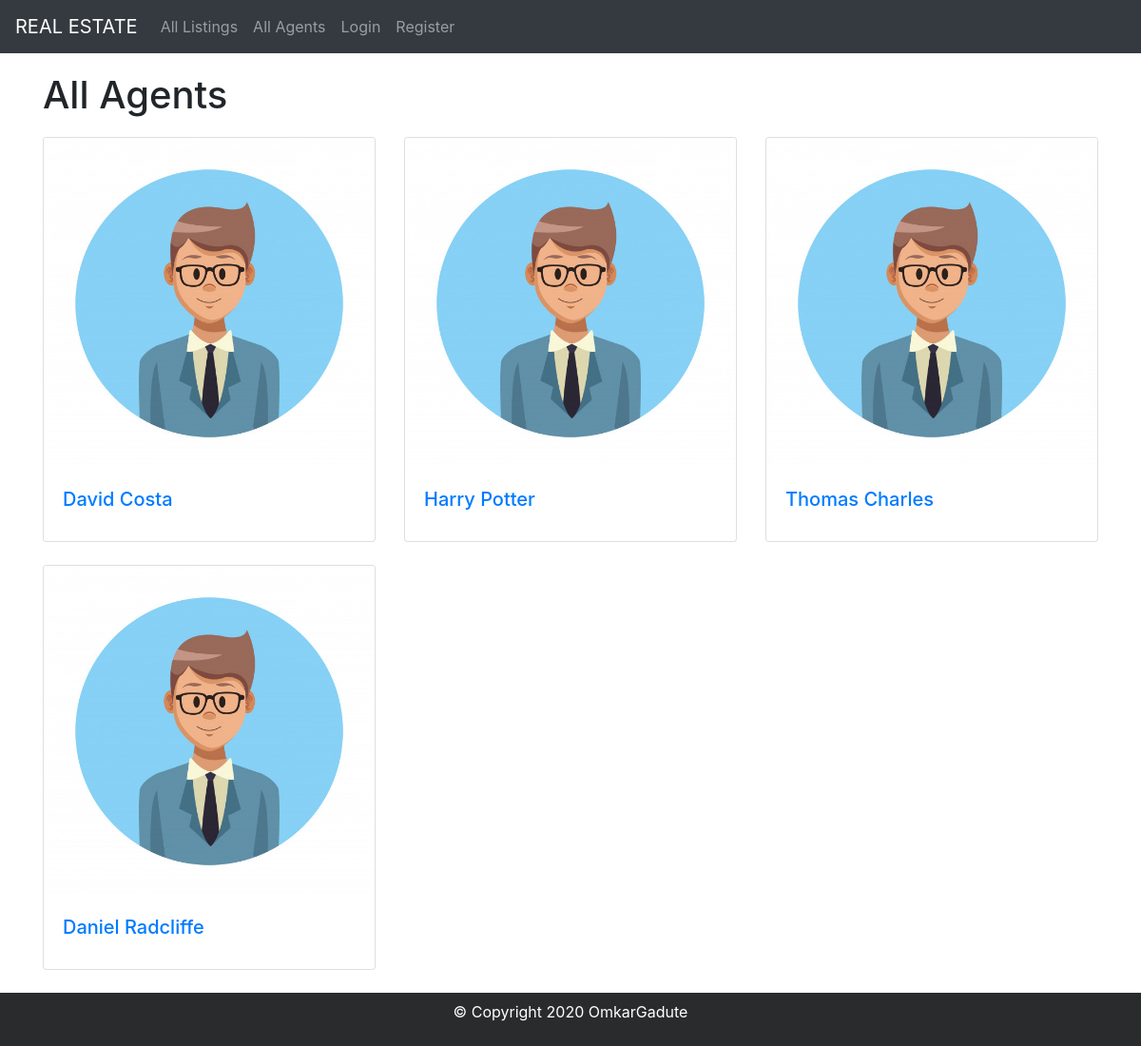
/accounts/profile/agents, run on the app's committed database.
### accounts/models.py (models this page shows, shortened)
class Agent(models.Model):
    username = models.ForeignKey(User,on_delete=models.CASCADE)
    first_name = models.CharField(max_length=50,null=True,blank=True)
    last_name = models.CharField(max_length=50,null=True,blank=True)
    email = models.EmailField(max_length=100,unique=True,blank=True)
    phone_number = models.CharField(max_length=10,unique=True,blank=True,null=True)
    profile_image = models.ImageField(upload_to='images/agents/', blank=True)
    slug = models.SlugField(null=True,blank=True,unique=True)

### accounts/views.py (the view)
# urls.py: path('profile/agents',views.AgentListView.as_view(), name = 'agents'),
class AgentListView(ListView):
    model = Agent
    template_name = 'accounts/all_agents.html'
    context_object_name = 'agents'

### accounts/templates/accounts/all_agents.html
{% extends 'accounts/base.html'%}
{% block content %}
<div class="container">
    <h1 style="margin: 20px 0px;">All Agents</h1>
    <div class="row row-cols-1 row-cols-md-3">
        {% for agent in agents %}
        <div class="col mb-4">
        <div class="card">
          <img src="{{agent.profile_image.url}}" class="card-img-top" alt="...">
          <div class="card-body">
            <a href="{% url 'accounts:agent' agent.slug %}" style="text-decoration:none;"><h5 class="card-title">{{agent.first_name}} {{agent.last_name}}</h5></a>
          </div>
        </div>
        </div>
        {% endfor %}
      </div>
</div>
{% endblock content %}

### accounts/templates/accounts/base.html (shortened to what this page needs)
<!DOCTYPE html>
{% load static %}
<html lang="en">
<head>
    <link rel="stylesheet" href="https://cdn.jsdelivr.net/npm/bootstrap@4.5.3/dist/css/bootstrap.min.css">
    <link rel="stylesheet" href="{% static 'css/listing.css'%}">
</head>
<body>
  <div id="page-content">
  <div id="content">
    <nav class="navbar navbar-expand-lg navbar-dark bg-dark">
      <a class="navbar-brand" href="{% url 'listing:all_listing'%}">REAL ESTATE</a>
      <div class="collapse navbar-collapse" id="navbarNav">
        <ul class="navbar-nav w-100">
          <li class="nav-item">
            <a class="nav-link" href="{% url 'listing:all_listing'%}">All Listings</a>
          </li>
          <li class="nav-item">
            <a class="nav-link" href="{% url 'accounts:agents'%}">All Agents</a>
          </li>
          {% if user.is_authenticated %}
          <li class="nav-item">
              <a class="nav-link" href="{% url 'listing:add_listing'%}">Add Listing</a>
          </li>
          <li class="nav-item">
            <a class="nav-link" href="{% url 'accounts:create_agent'%}">New Agent</a>
          </li>
          <li class="nav-item">
            <a class="nav-link">Welcome {{user.username}}</a>
          </li>
          <li class="nav-item">
            <a class="nav-link" href="{% url 'accounts:logout'%}">Logout</a>
          </li>
          {% else %}
              <li class="nav-item">
                  <a class="nav-link" href="{% url 'accounts:login'%}">Login</a>
              </li>
              <li class="nav-item">
                  <a class="nav-link" href="{% url 'accounts:signup'%}">Register</a>
              </li>
          {% endif %}
      </ul>
      </div>
    </nav>
  {% block content %}
  {% endblock content %}
  </div>
  <div id="footer">
    <p>&copy; Copyright 2020 OmkarGadute</p>
  </div>
  </div>
</body>
</html>

### static/css/listing.css (style rules this page uses)
#page-content { position: relative; min-height: 100vh; }
#content { padding-bottom: 3.5rem; }
#footer { display:flex; flex-direction:column; justify-content: center; align-items: center; color:white; background-color:#292b2c; position: absolute; bottom: 0; width: 100%; height: 3.5rem; }

### data on the page
Agent: profile_image (picture), first_name "David", last_name "Costa"
Agent: profile_image (picture), first_name "Harry", last_name "Potter"
Agent: profile_image (picture), first_name "Thomas", last_name "Charles"
Agent: profile_image (picture), first_name "Daniel", last_name "Radcliffe"
